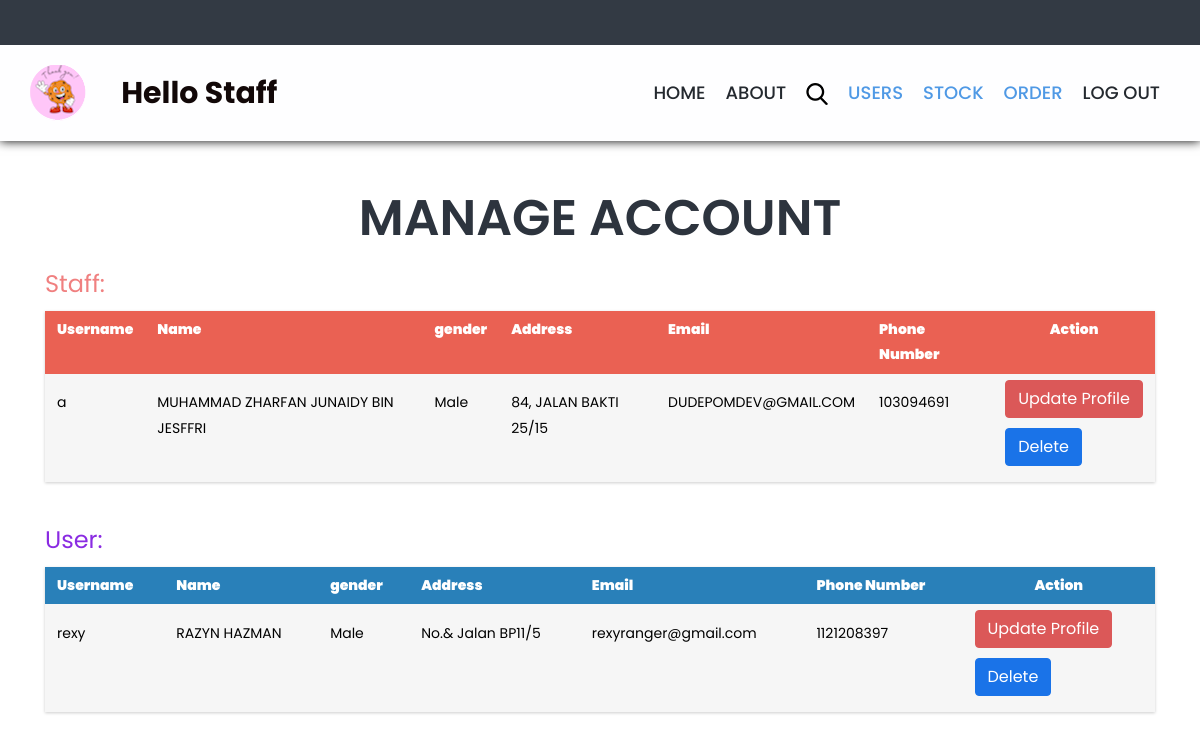
The app's page /staff/upd_User.php, older data.
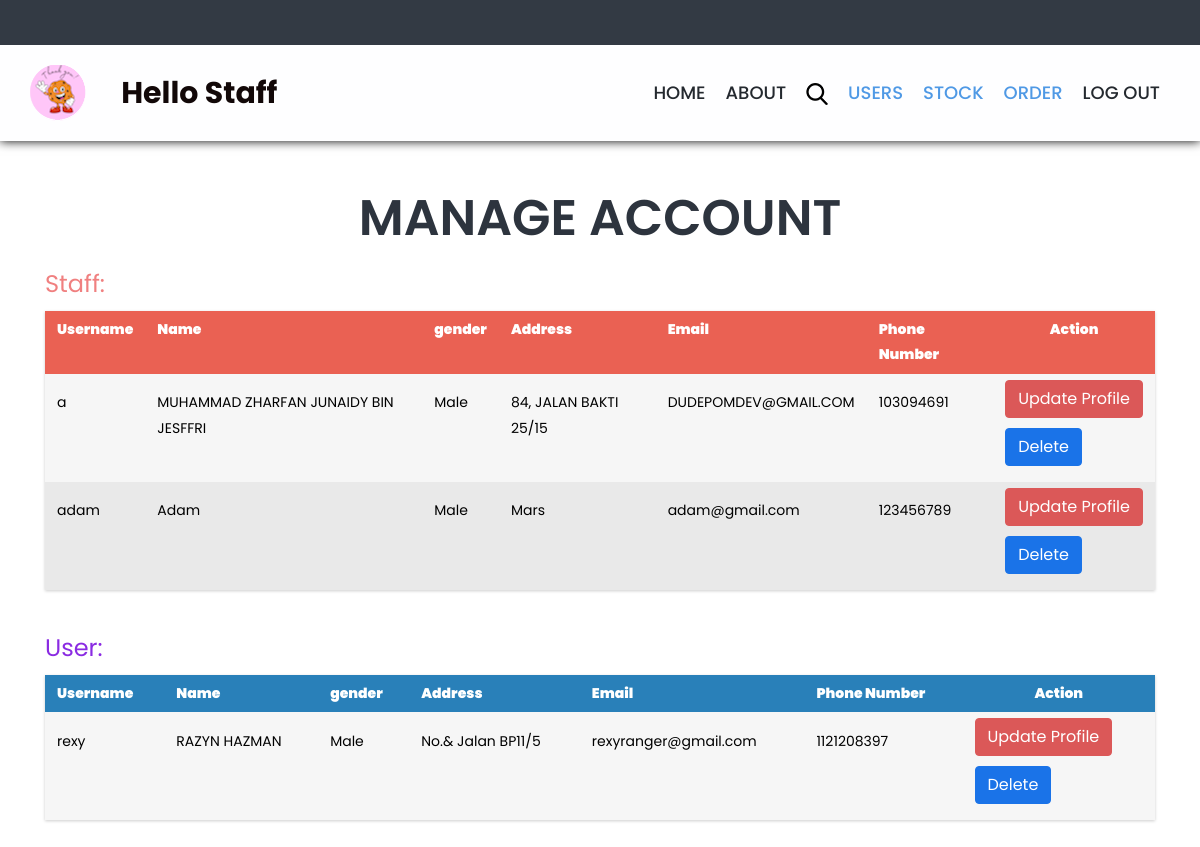
The same page, newer data.
### tables this page shows
CREATE TABLE users(
    user_ID INT NOT NULL AUTO_INCREMENT PRIMARY KEY,
    username TEXT(100) NOT NULL,
    name VARCHAR(100) NOT NULL,
    password VARCHAR(200) NOT NULL,
    gender VARCHAR(100) NOT NULL,
    address VARCHAR(200) NOT NULL,
    email varchar(50) NOT NULL,
    phone_Num VARCHAR(200) NOT NULL,
    picture VARCHAR(200) NOT NULL,
    level_ID INT(2) NOT NULL,
    FOREIGN KEY(level_ID) REFERENCES level(id)
    ON DELETE CASCADE
    ON UPDATE CASCADE
);

### reusableCodes/Functions.php (the view, shortened to what this page needs)
<?php
global $staffArray;
global $userArray;
function printStaff()
{
	include('connectdb.php');
	$sql = "SELECT * FROM users WHERE level_ID = 1";
	$query = mysqli_query($conn, $sql);
	$totalRows = mysqli_num_rows($query);
	$arrayOfArrays = array();
	while ($row = mysqli_fetch_array($query)) {
		$arrayOfArrays[] = $row;
	}
	for ($i = 0; $i < $totalRows; $i++) {
		global $staffArray;
		array_push($staffArray, $arrayOfArrays[$i][0]);
		echo "<div class=\"trow\">
				<div class=\"cell\">
					" . $arrayOfArrays[$i][1] . "
				</div>
				<div class=\"cell\">
					" . $arrayOfArrays[$i][2] . "
				</div>";
		if ($arrayOfArrays[$i][4] == 1) {
			echo "<div class=\"cell\">
					Male
				</div>";
		} else if ($arrayOfArrays[$i][4] == 2) {
			echo "<div class=\"cell\">
					Female
				</div>";
		} else {
			echo "<div class=\"cell\">
					Non Binary
				</div>";
		}
		echo "	<div class=\"cell\">
					" . $arrayOfArrays[$i][5] . "
				</div>
				<div class=\"cell\">
					" . $arrayOfArrays[$i][6] . "
				</div>
				<div class=\"cell\">
					" . $arrayOfArrays[$i][7] . "
				</div>
      			<div class=\"cell\">";
		$current_page = basename($_SERVER['PHP_SELF'], ".php");
		if ($current_page == "view_User") {
			echo "<button type='submit' class='btn btn-secondary' name='view' value='" . $arrayOfArrays[$i][0] . "'>
				View Profile
			  </button>
		";
		} elseif ($current_page == "upd_User") {
			echo "<button type='submit' class='btn btn-secondary' name='update' value='" . $arrayOfArrays[$i][0] . "'" . $arrayOfArrays[$i][0] . "'>
				Update Profile
			  </button>";
			echo "<br><button type='submit' class='btn btn-primary' name='delete' value='" . $arrayOfArrays[$i][0] . "'" . $arrayOfArrays[$i][0] . "'>
				Delete
			  </button>";
		}
		echo "</div></div>";
	}
	return ($staffArray);
}
function printUsers()
{
	include('connectdb.php');
	$sql = "SELECT * FROM users WHERE level_ID = 2";
	$query = mysqli_query($conn, $sql);
	$totalRows = mysqli_num_rows($query);
	$arrayOfArrays = array();
	while ($row = mysqli_fetch_array($query)) {
		$arrayOfArrays[] = $row;
	}
	for ($i = 0; $i < $totalRows; $i++) {
		global $userArray;
		array_push($userArray, $arrayOfArrays[$i][0]);
		echo "<form action='updateUser.php' method='GET'><div class=\"trow\">
				<div class=\"cell\">
					" . $arrayOfArrays[$i][1] . "
				</div>
				<div class=\"cell\">
					" . $arrayOfArrays[$i][2] . "
				</div>";
		if ($arrayOfArrays[$i][4] == 1) {
			echo "<div class=\"cell\">
					Male
				</div>";
		} else if ($arrayOfArrays[$i][4] == 2) {
			echo "<div class=\"cell\">
					Female
				</div>";
		} else {
			echo "<div class=\"cell\">
					Non Binary
				</div>";
		}
		echo "<div class=\"cell\">
					" . $arrayOfArrays[$i][5] . "
				</div>
				<div class=\"cell\">
					" . $arrayOfArrays[$i][6] . "
				</div>
				<div class=\"cell\">
					" . $arrayOfArrays[$i][7] . "
				</div>
      <div class=\"cell\">";
		$current_page = basename($_SERVER['PHP_SELF'], ".php");
		if ($current_page == "view_User") {
			echo "<button type=\"submit\" class=\"btn btn-secondary\" name=\"view\" value=\"" . $arrayOfArrays[$i][0] . "\">View Profile</button>";
		} elseif ($current_page == "upd_User") {
			echo "<button type=\"submit\" class=\"btn btn-secondary\" name=\"update\" value='" . $arrayOfArrays[$i][0] . "'>Update Profile</button>";
			echo "<br><button type=\"submit\" class=\"btn btn-primary\" name=\"delete\" value='" . $arrayOfArrays[$i][0] . "'>Delete</button>";
		}
		echo "</div></div>";
	}
	return ($userArray);
}

Row changes from the older to the newer data that the page shows:
added users: username "adam", name "Adam", gender "Male", address "Mars", email "adam@gmail.com", phone_Num "123456789", $arrayOfArrays[$i][0] 3 (drawn), shown under "Staff:"
